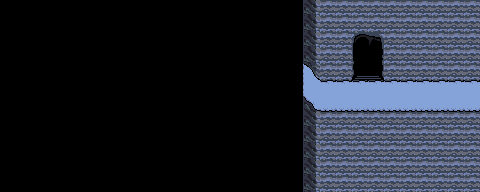

This game map was drawn from its Tiled (.tmx) file and the tilesets committed beside it. A one-line description and the full map source follow:
An orthogonal 30x12 tile map with 16x16 px tiles, 3 tile layers (BGLower, BGUpper, BGUpper2) and 5 objects.

<map version="1.10" tiledversion="1.10.1" orientation="orthogonal" renderorder="right-down" width="30" height="12" tilewidth="16" tileheight="16" infinite="0" nextlayerid="12" nextobjectid="517">
 <tileset firstgid="1" source="Snowdin.tsx" />
 <layer id="7" name="BGLower" width="30" height="12">
  <data encoding="csv">
0,0,0,0,0,0,0,0,0,0,0,0,0,0,0,0,0,0,1729,1730,1670,1670,1670,1670,1670,1670,1670,1670,1670,1670,
0,0,0,0,0,0,0,0,0,0,0,0,0,0,0,0,0,0,1729,1730,1670,1670,1670,1670,1670,1670,1670,1670,1670,1670,
0,0,0,0,0,0,0,0,0,0,0,0,0,0,0,0,0,0,1729,1730,1670,1670,255,256,1670,1670,1670,1670,1670,1670,
0,0,0,0,0,0,0,0,0,0,0,0,0,0,0,0,0,0,1729,1730,1670,1670,319,320,1670,1670,1670,1670,1670,1670,
0,0,0,0,0,0,0,0,0,0,0,0,0,0,0,0,0,0,1601,1542,1670,1670,383,384,1670,1670,1670,1670,1670,1670,
0,0,0,0,0,0,0,0,0,0,0,0,0,0,0,0,0,0,1601,1542,1542,1542,1542,1542,1542,1542,1542,1542,1542,1542,
0,0,0,0,0,0,0,0,0,0,0,0,0,0,0,0,0,0,1729,1666,1606,1606,1606,1606,1606,1606,1606,1606,1606,1606,
0,0,0,0,0,0,0,0,0,0,0,0,0,0,0,0,0,0,1729,1730,1670,1670,1670,1670,1670,1670,1670,1670,1670,1670,
0,0,0,0,0,0,0,0,0,0,0,0,0,0,0,0,0,0,1729,1730,1670,1670,1670,1670,1670,1670,1670,1670,1670,1670,
0,0,0,0,0,0,0,0,0,0,0,0,0,0,0,0,0,0,1729,1730,1670,1670,1670,1670,1670,1670,1670,1670,1670,1670,
0,0,0,0,0,0,0,0,0,0,0,0,0,0,0,0,0,0,1729,1730,1670,1670,1670,1670,1670,1670,1670,1670,1670,1670,
0,0,0,0,0,0,0,0,0,0,0,0,0,0,0,0,0,0,1729,1730,1670,1670,1670,1670,1670,1670,1670,1670,1670,1670
</data>
 </layer>
 <layer id="8" name="BGUpper" width="30" height="12">
  <data encoding="csv">
0,0,0,0,0,0,0,0,0,0,0,0,0,0,0,0,0,0,0,0,0,0,0,0,0,0,0,0,0,0,
0,0,0,0,0,0,0,0,0,0,0,0,0,0,0,0,0,0,0,0,0,0,0,0,0,0,0,0,0,0,
0,0,0,0,0,0,0,0,0,0,0,0,0,0,0,0,0,0,0,0,0,0,0,0,0,0,0,0,0,0,
0,0,0,0,0,0,0,0,0,0,0,0,0,0,0,0,0,0,0,0,0,0,0,0,0,0,0,0,0,0,
0,0,0,0,0,0,0,0,0,0,0,0,0,0,0,0,0,0,0,1922,0,0,0,0,0,0,0,0,0,0,
0,0,0,0,0,0,0,0,0,0,0,0,0,0,0,0,0,0,0,0,1734,1734,1734,1734,1734,1734,1734,1734,1734,1734,
0,0,0,0,0,0,0,0,0,0,0,0,0,0,0,0,0,0,0,0,0,0,0,0,0,0,0,0,0,0,
0,0,0,0,0,0,0,0,0,0,0,0,0,0,0,0,0,0,0,0,0,0,0,0,0,0,0,0,0,0,
0,0,0,0,0,0,0,0,0,0,0,0,0,0,0,0,0,0,0,0,0,0,0,0,0,0,0,0,0,0,
0,0,0,0,0,0,0,0,0,0,0,0,0,0,0,0,0,0,0,0,0,0,0,0,0,0,0,0,0,0,
0,0,0,0,0,0,0,0,0,0,0,0,0,0,0,0,0,0,0,0,0,0,0,0,0,0,0,0,0,0,
0,0,0,0,0,0,0,0,0,0,0,0,0,0,0,0,0,0,0,0,0,0,0,0,0,0,0,0,0,0
</data>
 </layer>
 <layer id="9" name="BGUpper2" width="30" height="12">
  <data encoding="csv">
0,0,0,0,0,0,0,0,0,0,0,0,0,0,0,0,0,0,0,0,0,0,0,0,0,0,0,0,0,0,
0,0,0,0,0,0,0,0,0,0,0,0,0,0,0,0,0,0,0,0,0,0,0,0,0,0,0,0,0,0,
0,0,0,0,0,0,0,0,0,0,0,0,0,0,0,0,0,0,0,0,0,0,0,0,0,0,0,0,0,0,
0,0,0,0,0,0,0,0,0,0,0,0,0,0,0,0,0,0,0,0,0,0,0,0,0,0,0,0,0,0,
0,0,0,0,0,0,0,0,0,0,0,0,0,0,0,0,0,0,0,0,0,0,0,0,0,0,0,0,0,0,
0,0,0,0,0,0,0,0,0,0,0,0,0,0,0,0,0,0,0,0,0,0,0,0,0,0,0,0,0,0,
0,0,0,0,0,0,0,0,0,0,0,0,0,0,0,0,0,0,0,0,0,0,0,0,0,0,0,0,0,0,
0,0,0,0,0,0,0,0,0,0,0,0,0,0,0,0,0,0,0,0,0,0,0,0,0,0,0,0,0,0,
0,0,0,0,0,0,0,0,0,0,0,0,0,0,0,0,0,0,0,0,0,0,0,0,0,0,0,0,0,0,
0,0,0,0,0,0,0,0,0,0,0,0,0,0,0,0,0,0,0,0,0,0,0,0,0,0,0,0,0,0,
0,0,0,0,0,0,0,0,0,0,0,0,0,0,0,0,0,0,0,0,0,0,0,0,0,0,0,0,0,0,
0,0,0,0,0,0,0,0,0,0,0,0,0,0,0,0,0,0,0,0,0,0,0,0,0,0,0,0,0,0
</data>
 </layer>
 <objectgroup id="10" name="Wall">
  <object id="511" x="304" y="64" width="48" height="16" />
  <object id="512" x="384" y="64" width="96" height="16" />
  <object id="513" x="320" y="112" width="160" height="16" />
  <object id="514" x="288" y="80" width="16" height="16" />
  <object id="516" x="304" y="96">
   <polygon points="0,0 16,16 0,16" />
  </object>
 </objectgroup>
 <objectgroup id="3" name="Entity" opacity="0.71" />
 <objectgroup draworder="index" id="4" name="Warp" />
 <objectgroup id="11" name="Path" />
</map>
